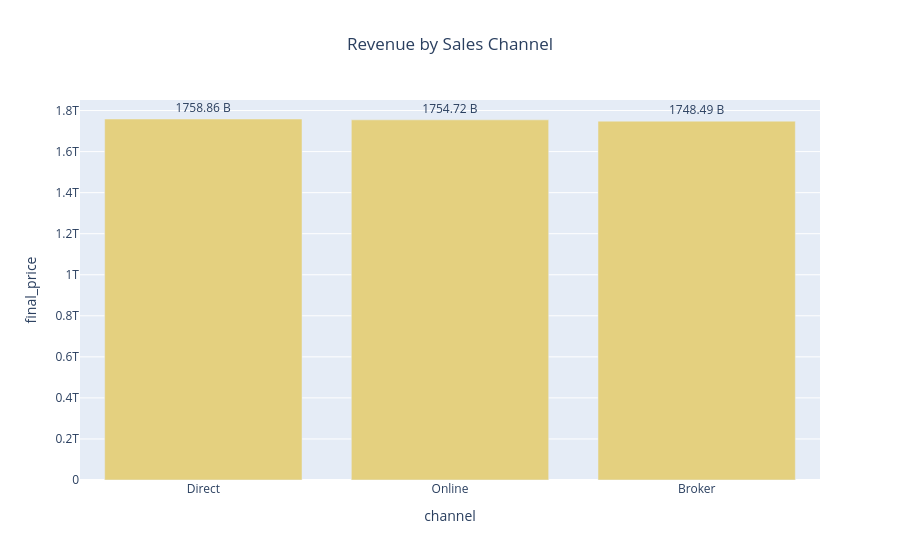

Write notebook code for a chart like this one.
### Code cell
import plotly.express as px

# 1. Aggregate total revenue by sales channel and sort descending
channel_sales = (
    df.groupby('channel')['final_price']
      .sum()
      .reset_index()
      .sort_values('final_price', ascending=False)
)

# 2. Format revenue into Billions (B) for clean chart labels
channel_sales['label'] = (
    channel_sales['final_price'] / 1e9
).round(2).astype(str) + ' B'

# 3. Generate a vertical bar chart to compare performance across channels
fig = px.bar(
    channel_sales,
    x='channel',
    y='final_price',
    text='label',
    title='Revenue by Sales Channel'
)

# 4. Enhance aesthetics (adjust data label positioning and apply a distinct color)
fig.update_traces(
    textposition='outside',
    marker_color="#E4D07F" 
)
fig.update_layout(
    title_x=0.5
)

fig.show()

### Figure 1 — Plotly figure (JSON) as saved in the notebook; plotly's stock layout.template omitted (floating-point values rounded to 4 significant figures)
{"data": [{"hovertemplate": "channel=%{x}<br>final_price=%{y}<br>label=%{text}<extra></extra>", "legendgroup": "", "marker": {"color": "#E4D07F", "pattern": {"shape": ""}}, "name": "", "orientation": "v", "showlegend": false, "text": ["1758.86 B", "1754.72 B", "1748.49 B"], "textposition": "outside", "type": "bar", "x": ["Direct", "Online", "Broker"], "xaxis": "x", "y": [1758864086975, 1754724647985, 1748491276898], "yaxis": "y"}], "layout": {"barmode": "relative", "legend": {"tracegroupgap": 0}, "title": {"text": "Revenue by Sales Channel", "x": 0.5}, "xaxis": {"anchor": "y", "domain": [0, 1], "title": {"text": "channel"}}, "yaxis": {"anchor": "x", "domain": [0, 1], "title": {"text": "final_price"}}}}
